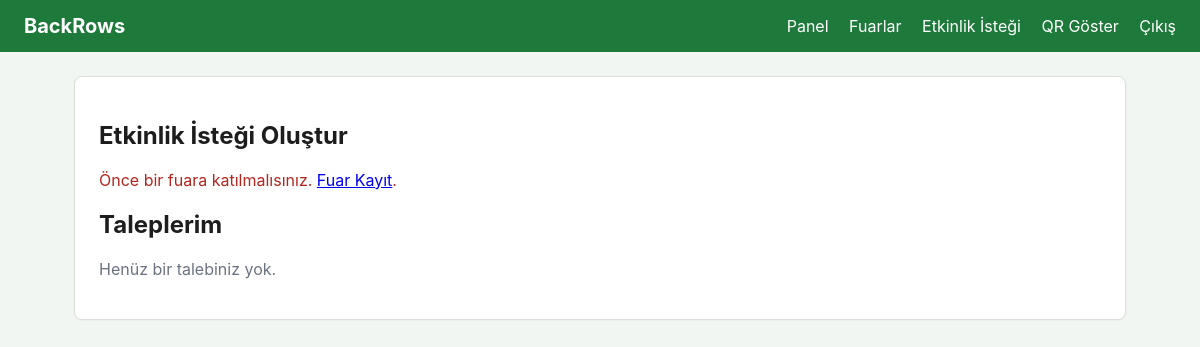
The page /katilimci/event-request (signed in) on the database as committed earlier.
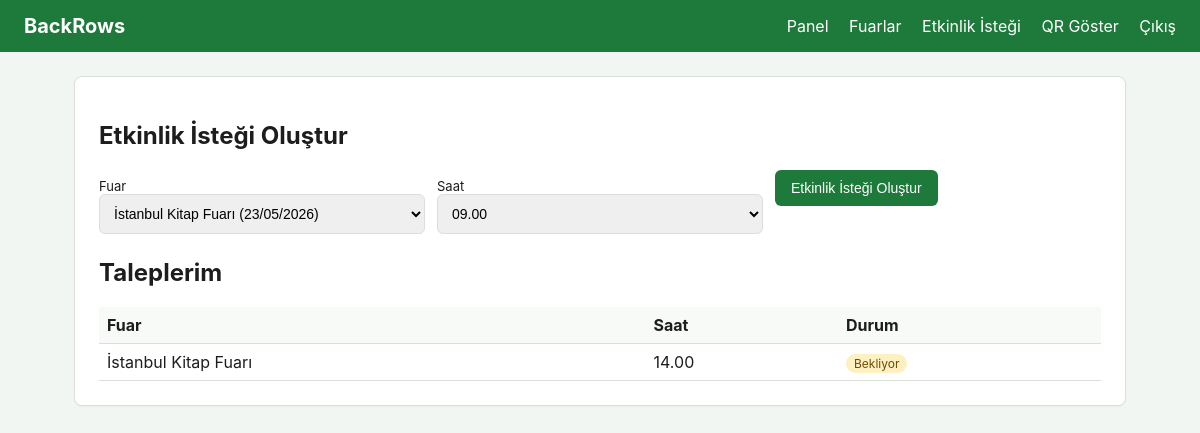
The same page on the database as committed later.
### tables this page shows
CREATE TABLE etkinlikler (
    id          INTEGER PRIMARY KEY AUTOINCREMENT,
    fuar_id     INTEGER NOT NULL REFERENCES fuarlar(id) ON DELETE CASCADE,
    saat        TEXT NOT NULL,
    konusmaci   TEXT NOT NULL,
    status      TEXT NOT NULL DEFAULT 'onayli' CHECK(status IN ('onayli','bekliyor')),
    UNIQUE(fuar_id, saat)
);

CREATE TABLE fuarlar (
    id      INTEGER PRIMARY KEY AUTOINCREMENT,
    ad      TEXT NOT NULL,
    tarih   TEXT NOT NULL
);

### app/routers/katilimci.py (the view)
@router.get("/event-request")
async def event_request_page(
    request: Request,
    user=Depends(require_katilimci),
    mesaj: str | None = None,
    hata: str | None = None,
):
    benim = list_user_fuarlar(user["id"])
    saatler = [f"{h:02d}.00" for h in range(9, 23)]
    istekler = [
        e for e in list_etkinlikler() if e["konusmaci"] == f"{user['ad']} {user['soyad']}"
    ]
    return templates.TemplateResponse(
        request,
        "katilimci/event_request.html",
        {
            "benim": benim,
            "saatler": saatler,
            "istekler": istekler,
            "mesaj": mesaj,
            "hata": hata,
        },
    )

### templates/katilimci/event_request.html (shortened to what this page needs)
{% extends "base.html" %}
{% block nav %}{% include "katilimci/_nav.html" %}{% endblock %}
{% block content %}
<section class="card">
    <h1>Etkinlik İsteği Oluştur</h1>
    {% if benim %}
    <form method="post" action="/katilimci/event-request" class="grid-form">
        <label>Fuar
            <select name="fuar_id" required>
                {% for f in benim %}
                    <option value="{{ f['id'] }}">{{ f["ad"] }} ({{ f["tarih"] }})</option>
                {% endfor %}
            </select>
        </label>
        <label>Saat
            <select name="saat" required>
                {% for s in saatler %}
                    <option value="{{ s }}">{{ s }}</option>
                {% endfor %}
            </select>
        </label>
        <div><button type="submit">Etkinlik İsteği Oluştur</button></div>
    </form>
    {% else %}
    <p class="error">Önce bir fuara katılmalısınız. <a href="/katilimci/fairs">Fuar Kayıt</a>.</p>
    {% endif %}
    <h2>Taleplerim</h2>
    {% if istekler %}
    <table>
        <thead><tr><th>Fuar</th><th>Saat</th><th>Durum</th></tr></thead>
        <tbody>
        {% for e in istekler %}
            <tr>
                <td>{{ e["fuar_adi"] }}</td>
                <td>{{ e["saat"] }}</td>
                <td>
                    {% if e["status"] == "bekliyor" %}
                        <span class="badge-pending">Bekliyor</span>
                    {% else %}
                        <span class="badge-approved">Onaylandı</span>
                    {% endif %}
                </td>
            </tr>
        {% endfor %}
        </tbody>
    </table>
    {% else %}
    <p class="muted">Henüz bir talebiniz yok.</p>
    {% endif %}
</section>
{% endblock %}

### templates/base.html (shortened to what this page needs)
<!doctype html>
<html lang="tr">
<head>
    <link rel="stylesheet" href="{{ url_for('static', path='css/style.css') }}">
</head>
<body>
    <header class="site-header">
        <a class="brand" href="/">BackRows</a>
        <nav>
            {% block nav %}{% endblock %}
        </nav>
    </header>
    <main>
        {% block content %}{% endblock %}
    </main>
</body>
</html>

### templates/katilimci/_nav.html
    <a href="/katilimci">Panel</a>
    <a href="/katilimci/fairs">Fuarlar</a>
    <a href="/katilimci/event-request">Etkinlik İsteği</a>
    <a href="/katilimci/qr">QR Göster</a>
    <a href="/logout">Çıkış</a>

### static/css/style.css (style rules this page uses)
:root { --primary: #1e7a3a; --primary-dark: #155a2b; --surface: #ffffff; --bg: #f2f6f2; --text: #1d1d1d; --muted: #6b7280; --danger: #b3261e; --border: #d8e0d8; }
* { box-sizing: border-box; }
body { margin: 0; font-family: -apple-system, BlinkMacSystemFont, "Segoe UI", Roboto, sans-serif; background: var(--bg); color: var(--text); }
.site-header { display: flex; align-items: center; justify-content: space-between; padding: 14px 24px; background: var(--primary); color: white; }
.site-header .brand { color: white; text-decoration: none; font-weight: 700; font-size: 20px; }
.site-header nav a { color: white; text-decoration: none; margin-left: 16px; }
main { padding: 24px; max-width: 1100px; margin: 0 auto; }
.card { background: var(--surface); border: 1px solid var(--border); border-radius: 8px; padding: 24px; box-shadow: 0 1px 2px rgba(0,0,0,0.04); }
button, .btn { background: var(--primary); color: white; border: 0; padding: 10px 16px; border-radius: 6px; cursor: pointer; font-size: 14px; text-decoration: none; display: inline-block; }
input[type="text"], input[type="email"], input[type="password"], input[type="tel"], select { width: 100%; padding: 10px; border: 1px solid var(--border); border-radius: 6px; font-size: 14px; }
label { display: block; margin: 8px 0 4px; font-size: 13px; }
table { width: 100%; border-collapse: collapse; }
th, td { padding: 8px; border-bottom: 1px solid var(--border); text-align: left; }
th { background: #f7faf7; }
.grid-form { display: grid; grid-template-columns: repeat(auto-fit, minmax(220px, 1fr)); gap: 12px; margin-bottom: 16px; }
.badge-pending, .badge-approved { padding: 2px 8px; border-radius: 10px; font-size: 12px; }
.badge-pending { background: #fff0c2; color: #6d4b00; }

Rows that differ between the two databases and show on the page:
added etkinlikler: fuar_adi "İstanbul Kitap Fuarı", saat "14.00", status "Bekliyor"
Other text that changed with them:
form field fuar_id: (not shown) → "İstanbul Kitap Fuarı (23/05/2026)"
form field saat: (not shown) → "09.00"
text no longer shown: "Önce bir fuara katılmalısınız. Fuar Kayıt . Henüz bir talebiniz yok."
text now shown: "Fuar Saat Etkinlik İsteği Oluştur Fuar Saat Durum"
